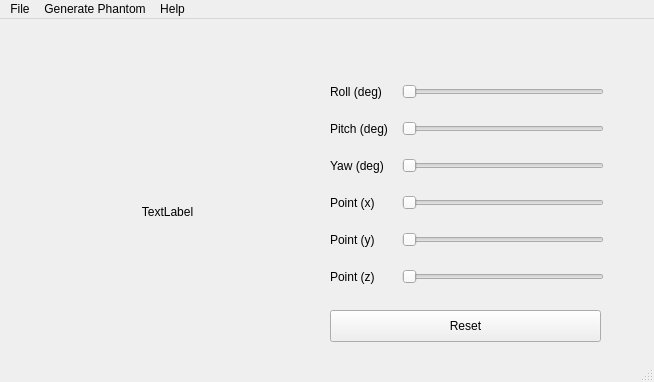
<?xml version="1.0" encoding="UTF-8"?>
<ui version="4.0">
 <class>MainWindow</class>
 <widget class="QMainWindow" name="MainWindow">
  <property name="geometry">
   <rect>
    <x>0</x>
    <y>0</y>
    <width>654</width>
    <height>382</height>
   </rect>
  </property>
  <property name="windowTitle">
   <string>MainWindow</string>
  </property>
  <widget class="QWidget" name="centralwidget">
   <widget class="QLabel" name="lblShowImage">
    <property name="geometry">
     <rect>
      <x>40</x>
      <y>65</y>
      <width>255</width>
      <height>255</height>
     </rect>
    </property>
    <property name="lineWidth">
     <number>1</number>
    </property>
    <property name="text">
     <string>TextLabel</string>
    </property>
    <property name="alignment">
     <set>Qt::AlignCenter</set>
    </property>
   </widget>
   <widget class="QPushButton" name="btnReset">
    <property name="geometry">
     <rect>
      <x>330</x>
      <y>291</y>
      <width>271</width>
      <height>32</height>
     </rect>
    </property>
    <property name="text">
     <string>Reset</string>
    </property>
   </widget>
   <widget class="QSlider" name="sldZ">
    <property name="geometry">
     <rect>
      <x>402</x>
      <y>245</y>
      <width>202</width>
      <height>25</height>
     </rect>
    </property>
    <property name="orientation">
     <enum>Qt::Horizontal</enum>
    </property>
   </widget>
   <widget class="QLabel" name="label_7">
    <property name="geometry">
     <rect>
      <x>330</x>
      <y>171</y>
      <width>67</width>
      <height>25</height>
     </rect>
    </property>
    <property name="text">
     <string>Point (x)</string>
    </property>
   </widget>
   <widget class="QLabel" name="label_3">
    <property name="geometry">
     <rect>
      <x>330</x>
      <y>97</y>
      <width>67</width>
      <height>25</height>
     </rect>
    </property>
    <property name="text">
     <string>Pitch (deg)</string>
    </property>
   </widget>
   <widget class="QSlider" name="sldYaw">
    <property name="geometry">
     <rect>
      <x>402</x>
      <y>134</y>
      <width>202</width>
      <height>25</height>
     </rect>
    </property>
    <property name="orientation">
     <enum>Qt::Horizontal</enum>
    </property>
   </widget>
   <widget class="QLabel" name="lblPitch">
    <property name="geometry">
     <rect>
      <x>612</x>
      <y>97</y>
      <width>67</width>
      <height>25</height>
     </rect>
    </property>
    <property name="text">
     <string/>
    </property>
   </widget>
   <widget class="QLabel" name="lblX">
    <property name="geometry">
     <rect>
      <x>612</x>
      <y>171</y>
      <width>67</width>
      <height>25</height>
     </rect>
    </property>
    <property name="text">
     <string/>
    </property>
   </widget>
   <widget class="QLabel" name="label">
    <property name="geometry">
     <rect>
      <x>330</x>
      <y>134</y>
      <width>67</width>
      <height>25</height>
     </rect>
    </property>
    <property name="text">
     <string>Yaw (deg)</string>
    </property>
   </widget>
   <widget class="QLabel" name="lblY">
    <property name="geometry">
     <rect>
      <x>612</x>
      <y>208</y>
      <width>67</width>
      <height>25</height>
     </rect>
    </property>
    <property name="text">
     <string/>
    </property>
   </widget>
   <widget class="QSlider" name="sldPitch">
    <property name="geometry">
     <rect>
      <x>402</x>
      <y>97</y>
      <width>202</width>
      <height>25</height>
     </rect>
    </property>
    <property name="orientation">
     <enum>Qt::Horizontal</enum>
    </property>
   </widget>
   <widget class="QSlider" name="sldRoll">
    <property name="geometry">
     <rect>
      <x>402</x>
      <y>60</y>
      <width>202</width>
      <height>25</height>
     </rect>
    </property>
    <property name="orientation">
     <enum>Qt::Horizontal</enum>
    </property>
   </widget>
   <widget class="QLabel" name="lblZ">
    <property name="geometry">
     <rect>
      <x>612</x>
      <y>245</y>
      <width>67</width>
      <height>25</height>
     </rect>
    </property>
    <property name="text">
     <string/>
    </property>
   </widget>
   <widget class="QLabel" name="lblYaw">
    <property name="geometry">
     <rect>
      <x>612</x>
      <y>134</y>
      <width>67</width>
      <height>25</height>
     </rect>
    </property>
    <property name="text">
     <string/>
    </property>
   </widget>
   <widget class="QSlider" name="sldY">
    <property name="geometry">
     <rect>
      <x>402</x>
      <y>208</y>
      <width>202</width>
      <height>25</height>
     </rect>
    </property>
    <property name="orientation">
     <enum>Qt::Horizontal</enum>
    </property>
   </widget>
   <widget class="QLabel" name="lblRoll">
    <property name="geometry">
     <rect>
      <x>612</x>
      <y>60</y>
      <width>67</width>
      <height>25</height>
     </rect>
    </property>
    <property name="text">
     <string/>
    </property>
   </widget>
   <widget class="QLabel" name="label_8">
    <property name="geometry">
     <rect>
      <x>330</x>
      <y>208</y>
      <width>67</width>
      <height>25</height>
     </rect>
    </property>
    <property name="text">
     <string>Point (y)</string>
    </property>
   </widget>
   <widget class="QLabel" name="label_9">
    <property name="geometry">
     <rect>
      <x>330</x>
      <y>245</y>
      <width>67</width>
      <height>25</height>
     </rect>
    </property>
    <property name="text">
     <string>Point (z)</string>
    </property>
   </widget>
   <widget class="QSlider" name="sldX">
    <property name="geometry">
     <rect>
      <x>402</x>
      <y>171</y>
      <width>202</width>
      <height>25</height>
     </rect>
    </property>
    <property name="orientation">
     <enum>Qt::Horizontal</enum>
    </property>
   </widget>
   <widget class="QLabel" name="label_2">
    <property name="geometry">
     <rect>
      <x>330</x>
      <y>60</y>
      <width>67</width>
      <height>25</height>
     </rect>
    </property>
    <property name="text">
     <string>Roll (deg)</string>
    </property>
   </widget>
   <widget class="QLabel" name="label_4">
    <property name="geometry">
     <rect>
      <x>10</x>
      <y>10</y>
      <width>111</width>
      <height>131</height>
     </rect>
    </property>
    <property name="text">
     <string/>
    </property>
    <property name="pixmap">
     <pixmap resource="rsc.qrc">:/icons/CoordinateSystem.png</pixmap>
    </property>
    <property name="scaledContents">
     <bool>true</bool>
    </property>
   </widget>
  </widget>
  <widget class="QMenuBar" name="menubar">
   <property name="geometry">
    <rect>
     <x>0</x>
     <y>0</y>
     <width>654</width>
     <height>30</height>
    </rect>
   </property>
   <widget class="QMenu" name="menuFile">
    <property name="title">
     <string>File</string>
    </property>
    <addaction name="actionLoad"/>
    <addaction name="actionSave"/>
    <addaction name="actionSave_as"/>
    <addaction name="actionPrint"/>
    <addaction name="actionClose"/>
   </widget>
   <widget class="QMenu" name="menuGenerate_Phantom">
    <property name="title">
     <string>Generate Phantom</string>
    </property>
    <addaction name="actionR"/>
    <addaction name="actionX"/>
    <addaction name="actionY"/>
    <addaction name="actionZ"/>
   </widget>
   <widget class="QMenu" name="menuHelp">
    <property name="title">
     <string>Help</string>
    </property>
    <addaction name="actionInstruction"/>
   </widget>
   <addaction name="menuFile"/>
   <addaction name="menuGenerate_Phantom"/>
   <addaction name="menuHelp"/>
  </widget>
  <widget class="QStatusBar" name="statusbar"/>
  <action name="actionClose">
   <property name="text">
    <string>Close</string>
   </property>
  </action>
  <action name="actionSave">
   <property name="text">
    <string>Save</string>
   </property>
  </action>
  <action name="actionGradiant_along_X_axis">
   <property name="text">
    <string>Gradiant along X axis</string>
   </property>
  </action>
  <action name="actionGradiant_along_Y_axis">
   <property name="text">
    <string>Gradiant along Y axis</string>
   </property>
  </action>
  <action name="actionGradiant_along_Z_axis">
   <property name="text">
    <string>Gradiant along Z axis</string>
   </property>
  </action>
  <action name="actionInformatio">
   <property name="text">
    <string>Informatio</string>
   </property>
  </action>
  <action name="actionR">
   <property name="checkable">
    <bool>true</bool>
   </property>
   <property name="enabled">
    <bool>true</bool>
   </property>
   <property name="text">
    <string>Radial Gradiant</string>
   </property>
  </action>
  <action name="actionX">
   <property name="checkable">
    <bool>true</bool>
   </property>
   <property name="text">
    <string>Gradiant along x axis</string>
   </property>
  </action>
  <action name="actionY">
   <property name="checkable">
    <bool>true</bool>
   </property>
   <property name="text">
    <string>Gradiant along y axis</string>
   </property>
  </action>
  <action name="actionZ">
   <property name="checkable">
    <bool>true</bool>
   </property>
   <property name="text">
    <string>Gradient along z axis</string>
   </property>
  </action>
  <action name="actionInstruction">
   <property name="text">
    <string>Instruction</string>
   </property>
  </action>
  <action name="actionSave_as">
   <property name="text">
    <string>Save as</string>
   </property>
  </action>
  <action name="actionPrint">
   <property name="text">
    <string>Print</string>
   </property>
  </action>
  <action name="actionLoad">
   <property name="text">
    <string>Load</string>
   </property>
  </action>
 </widget>
 <resources>
  <include location="rsc.qrc"/>
 </resources>
 <connections/>
</ui>
